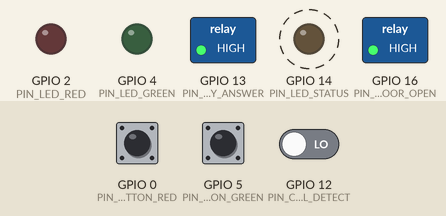
This sketch was run on a simulated ESP8266 (NodeMCU). Shown: switched loads named in the sketch (green lamp = pin HIGH), output pins drawn as LEDs (lit = HIGH). Dashed ring = blinking. Inputs (shaded band) come from the test bench; at power-on: GPIO 12 (PIN_CALL_DETECT) LOW, GPIO 0 (PIN_BUTTON_RED) HIGH, GPIO 5 (PIN_BUTTON_GREEN) HIGH. WiFi joins after 1.5 s; servers stay silent unless stated; no MQTT or app messages arrive unless stated; what the sketch prints to the serial monitor is not drawn.

Above: at 2.6 s.
3.0 s: GPIO 12 (PIN_CALL_DETECT) driven HIGH
At 4.0 s:
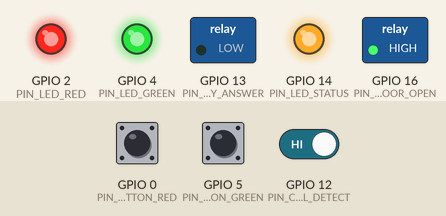
At 5.4 s:
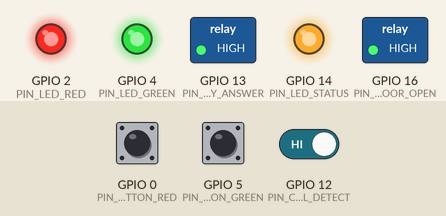
6.0 s: GPIO 12 (PIN_CALL_DETECT) driven LOW
At 9.4 s:
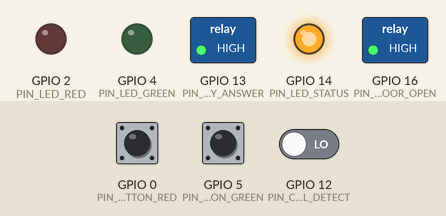
Timing chart, 0 to 10.9 s (numbered marks = the images above; inputs shaded):
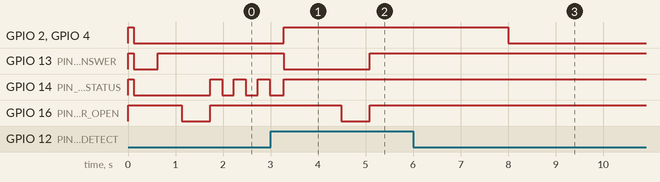

The sketch:

mqtt_domofon.ino
```cpp
#include <ESP8266WiFi.h>
#include <PubSubClient.h>
#include <Bounce2.h>

/* HW history
 * 0.1 - Initial hw for testing
 * 1.0 - Device installed in white box housing. Can be mounted on the wall like domofon terminal
 * 1.1 - Added red reject button and red reject LED
 * 1.2 - Diode added
 */

/*
 * SW history
 * 0.1 - Initial code. Has only one feature: auto open the door after incoming call
 * 0.3 - Added MQTT over Wi-Fi support
 * 0.4 - State actions almost finished. MQTT part almost ready
 * 0.5 - Hangup detect delay added
 * 0.6 - Added support for new reject button and red reject led. Relay delays tuned
 * 0.7 - "Last will" message added. Ping request added
 * 1.0 - Recovery feature added. Device has been tested in real life for 1 year
 */

#define DEVICE_NAME "MQTT Domofon controller by Artem Pinchuk"
#define DEVICE_HW_VERSION "1.2"
#define DEVICE_SW_VERSION "1.0"

// ***** CONFIG *****
// Hardware configuration
#define LED_ON HIGH
#define LED_OFF LOW
#define RELAY_ON LOW
#define RELAY_OFF HIGH

const int PIN_BUTTON_GREEN = 5; //D1
const int PIN_BUTTON_RED = 0; //D3
const int PIN_LED_GREEN = 4; //D2
const int PIN_LED_RED = 2; //D4
const int PIN_LED_STATUS = 14; //D5
const int PIN_CALL_DETECT = 12; //D6
const int PIN_RELAY_ANSWER = 13; //D7
const int PIN_RELAY_DOOR_OPEN = 16; //D0

// Software configuration
const char* WIFI_SSID = "WIFI_SSID";
const char* WIFI_PASSWORD = "WIFI_PASSWORD";
const char* MQTT_SERVER_ADDR = "1.2.3.4";
const uint16_t MQTT_SERVER_PORT = 1883;
const char* MQTT_USER_NAME = "MQTT_USER_NAME";
const char* MQTT_USER_PASSWORD = "MQTT_USER_PASSWORD";
const char* MQTT_CLIENT_ID = "domofon";
const char* MQTT_TOPIC_IN = "domofon/in";
const char* MQTT_TOPIC_OUT = "domofon/out";

unsigned long CALL_HANGUP_DETECT_DELAY = 2000;
unsigned long CALL_OPEN_RECOVERY_WINDOW = 5000;
unsigned int CALL_OPEN_RECOVERY_MAX_ATTEMPTS = 3;
unsigned int RELAY_ANSWER_ON_TIME = 1200;
unsigned int RELAY_OPEN_ON_TIME = 600;

// High level protocol messages
const uint8_t MSG_OUT_READY = 'R';
const char*   MSG_OUT_LAST_WILL = "L"; //null terminated 'L'
const uint8_t MSG_OUT_CALL = 'C';
const uint8_t MSG_OUT_HANGUP = 'H';
const uint8_t MSG_OUT_OPENED_BY_BUTTON = 'B';
const uint8_t MSG_OUT_OPENED_BY_RECOVERY = 'V';
const uint8_t MSG_OUT_REJECTED_BY_BUTTON = 'J';
const uint8_t MSG_OUT_SUCCESS = 'S';
const uint8_t MSG_OUT_FAIL = 'F';
const uint8_t MSG_IN_OPEN = 'O';
const uint8_t MSG_IN_REJECT = 'N';
const uint8_t MSG_IN_PING = 'P';
// ***** END OF CONFIG *****

typedef enum {
  IDLE,
  CALL
} EState;

typedef enum {
  NO_ACTION,
  OPEN,
  OPEN_BY_BUTTON,
  OPEN_BY_RECOVERY,
  REJECT,
  REJECT_BY_BUTTON
} EAction;

EState state = IDLE;
EAction action = NO_ACTION;

Bounce debouncerBtnGreen = Bounce();
Bounce debouncerBtnRed = Bounce();
unsigned long lastCallDetectedTime = 0;
unsigned long lastOpenTime = 0;
unsigned int recoveryAttempts = 0;

WiFiClient espClient;
PubSubClient mqttClient(espClient);

void gpioInit() {
  pinMode(PIN_BUTTON_GREEN, INPUT_PULLUP);
  pinMode(PIN_BUTTON_RED, INPUT_PULLUP);
  pinMode(PIN_CALL_DETECT, INPUT);
  pinMode(PIN_LED_GREEN, OUTPUT);
  pinMode(PIN_LED_RED, OUTPUT);
  pinMode(PIN_LED_STATUS, OUTPUT);
  pinMode(PIN_RELAY_ANSWER, OUTPUT);
  pinMode(PIN_RELAY_DOOR_OPEN, OUTPUT);

  digitalWrite(PIN_LED_STATUS, LED_OFF);
  digitalWrite(PIN_LED_GREEN, LED_OFF);
  digitalWrite(PIN_LED_RED, LED_OFF);
  digitalWrite(PIN_RELAY_ANSWER, RELAY_OFF);
  digitalWrite(PIN_RELAY_DOOR_OPEN, RELAY_OFF);
}

void ledBlink(int* pins, int count) {
  for (int i = 0; i < count; i++) {
    digitalWrite(pins[i], LED_ON);
  }
  delay(125);
  for (int i = 0; i < count; i++) {
    digitalWrite(pins[i], LED_OFF);
  }
}

void ledBlink(int pin) {
  ledBlink(&pin, 1);
}

void msgSend(uint8_t msg) {
  mqttClient.publish(MQTT_TOPIC_OUT, &msg, 1);
}

bool mqttReconnect() {
  Serial.println();
  Serial.println();
  Serial.print("(Re)connecting to MQTT server on ");
  Serial.print(MQTT_SERVER_ADDR);
  Serial.print("...");

  for (int i = 0; !mqttClient.connected(); i++) {
    if (mqttClient.connect(MQTT_CLIENT_ID,
                           MQTT_USER_NAME,
                           MQTT_USER_PASSWORD,
                           MQTT_TOPIC_OUT,
                           0,
                           0,
                           MSG_OUT_LAST_WILL)) {
      msgSend(MSG_OUT_READY);
      mqttClient.subscribe(MQTT_TOPIC_IN);
    } else {
      //wait 5 seconds
      for (int j = 0; j < 20; j++) {
        ledBlink(PIN_LED_STATUS);
        delay(125);
      }
      Serial.print(".");
      if (i >= 5) return false;
    }
  }
  Serial.println(" Done");

  state = IDLE;
  Serial.println("Current state: IDLE");
  digitalWrite(PIN_LED_STATUS, LED_ON);
  return true;
}

void wifiDisconnect() {
  WiFi.disconnect();
  digitalWrite(PIN_LED_STATUS, LED_OFF);
}

void wifiConnect() {
  Serial.println();
  Serial.println();
  Serial.print("(Re)connecting to Wi-Fi \"");
  Serial.print(WIFI_SSID);
  Serial.print("\"...");

  WiFi.mode(WIFI_STA);
  WiFi.begin(WIFI_SSID, WIFI_PASSWORD);

  while (WiFi.status() != WL_CONNECTED) {
    digitalWrite(PIN_LED_STATUS, LED_ON);
    delay(250);
    digitalWrite(PIN_LED_STATUS, LED_OFF);
    delay(250);
    Serial.print(".");
  }
  Serial.println(" Done");
  Serial.println("IP address: ");
  Serial.print(WiFi.localIP());
}

void wifiReconnect() {
  wifiDisconnect();
  wifiConnect();
}

void allReconnect() {
  do {
    if (WiFi.status() != WL_CONNECTED) {
      wifiReconnect();
    }
  } while(!mqttReconnect());
}

void callAnswer() {
  Serial.print("Call answer... ");
  digitalWrite(PIN_RELAY_DOOR_OPEN, RELAY_OFF);
  digitalWrite(PIN_RELAY_ANSWER, RELAY_ON);
  Serial.println("Done");
}

void callHangUp() {
  Serial.print("Hang up... ");
  digitalWrite(PIN_RELAY_ANSWER, RELAY_OFF);
  digitalWrite(PIN_RELAY_DOOR_OPEN, RELAY_OFF);
  Serial.println("Done");
}

void doorOpen() {
  Serial.print("Door open... ");
  digitalWrite(PIN_RELAY_DOOR_OPEN, RELAY_ON);
  delay(RELAY_OPEN_ON_TIME);
  digitalWrite(PIN_RELAY_DOOR_OPEN, RELAY_OFF);
  Serial.println("Done");
}

void answerAndOpen() {
  callAnswer();
  delay(RELAY_ANSWER_ON_TIME);
  doorOpen();
  callHangUp();
  lastOpenTime = millis();
}

void answerAndReject() {
  callAnswer();
  delay(RELAY_ANSWER_ON_TIME);
  callHangUp();
}

void onMqttMsgReceived(char* topic, byte* payload, unsigned int len) {
  if (len != 1) return;
  uint8_t cmd = (uint8_t)payload[0];
  switch (cmd) {
    case MSG_IN_OPEN:
      action = OPEN;
      break;

    case MSG_IN_REJECT:
      action = REJECT;
      break;

    case MSG_IN_PING:
      msgSend(MSG_OUT_READY);
      break;

    default:
      break;
  }
}

void mqttInit() {
  mqttClient.setServer(MQTT_SERVER_ADDR, MQTT_SERVER_PORT);
  mqttClient.setCallback(onMqttMsgReceived);
}

void bootUpTest() {
  int pins[3] = {PIN_LED_STATUS, PIN_LED_GREEN, PIN_LED_RED};
  ledBlink(pins, 3);
  callAnswer();
  delay(500);
  callHangUp();
  delay(500);
  doorOpen();
}

void setup() {
  gpioInit();
  debouncerBtnGreen.attach(PIN_BUTTON_GREEN);
  debouncerBtnGreen.interval(25);
  debouncerBtnRed.attach(PIN_BUTTON_RED);
  debouncerBtnRed.interval(25);
  Serial.begin(115200);
  Serial.println();
  Serial.println();
  Serial.println(DEVICE_NAME " HW Ver. " DEVICE_HW_VERSION " SW Ver. " DEVICE_SW_VERSION);

  bootUpTest();

  mqttInit();
}

void loop() {
  if ( (state == IDLE) && ( (WiFi.status() != WL_CONNECTED) || (!mqttClient.connected()) ) ) {
    allReconnect();
  }

  if ((recoveryAttempts > 0) && ((millis() - lastOpenTime) > CALL_OPEN_RECOVERY_WINDOW)) {
    recoveryAttempts = 0;
  }

  mqttClient.loop();
  debouncerBtnGreen.update();
  debouncerBtnRed.update();

  EState oldState = state;
  if (digitalRead(PIN_CALL_DETECT)) {
    state = CALL;
    lastCallDetectedTime = millis();
  } else if (millis() - lastCallDetectedTime > CALL_HANGUP_DETECT_DELAY) {
    state = IDLE;
  }

  switch (state) {
    case IDLE:
      if (oldState != IDLE) {
        msgSend(MSG_OUT_HANGUP);
        digitalWrite(PIN_LED_GREEN, LED_OFF);
        digitalWrite(PIN_LED_RED, LED_OFF);
        Serial.println("Current state: IDLE");
      }
      if (action != NO_ACTION) {
        msgSend(MSG_OUT_FAIL);
        action = NO_ACTION;
      }
      break;

    case CALL:
      if (oldState != CALL) {
        msgSend(MSG_OUT_CALL);
        digitalWrite(PIN_LED_GREEN, LED_ON);
        digitalWrite(PIN_LED_RED, LED_ON);
        Serial.println("Current state: CALL");

        if ((recoveryAttempts < CALL_OPEN_RECOVERY_MAX_ATTEMPTS) &&
            ((millis() - lastOpenTime) <= CALL_OPEN_RECOVERY_WINDOW)) {
          action = OPEN_BY_RECOVERY;
          recoveryAttempts++;
        } else {
          action = NO_ACTION;
        }
      }
      if (action == NO_ACTION) {
        if (debouncerBtnRed.fell()) action = REJECT_BY_BUTTON;
        else if (debouncerBtnGreen.fell()) action = OPEN_BY_BUTTON;
      }
      switch (action) {
        case OPEN_BY_RECOVERY:
          answerAndOpen();
          msgSend(MSG_OUT_OPENED_BY_RECOVERY);
          break;

        case OPEN_BY_BUTTON:
          answerAndOpen();
          msgSend(MSG_OUT_OPENED_BY_BUTTON);
          break;

        case REJECT_BY_BUTTON:
          answerAndReject();
          msgSend(MSG_OUT_REJECTED_BY_BUTTON);
          break;

        case OPEN:
          answerAndOpen();
          msgSend(MSG_OUT_SUCCESS);
          break;

        case REJECT:
          answerAndReject();
          msgSend(MSG_OUT_SUCCESS);
          break;

        default:
          break;
      }
      action = NO_ACTION;
      break;
  }
}
```

Measured:
- after the input at 3.0 s, GPIO 2 (PIN_LED_RED), GPIO 4 (PIN_LED_GREEN): LOW → HIGH after 0.28 s; GPIO 13 (PIN_RELAY_ANSWER): HIGH → LOW after 0.28 s, → HIGH 1.8 s later; GPIO 16 (PIN_RELAY_DOOR_OPEN): HIGH → LOW after 1.5 s, → HIGH 0.60 s later
- after the input at 6.0 s, GPIO 2 (PIN_LED_RED), GPIO 4 (PIN_LED_GREEN): HIGH → LOW after 2.0 s
